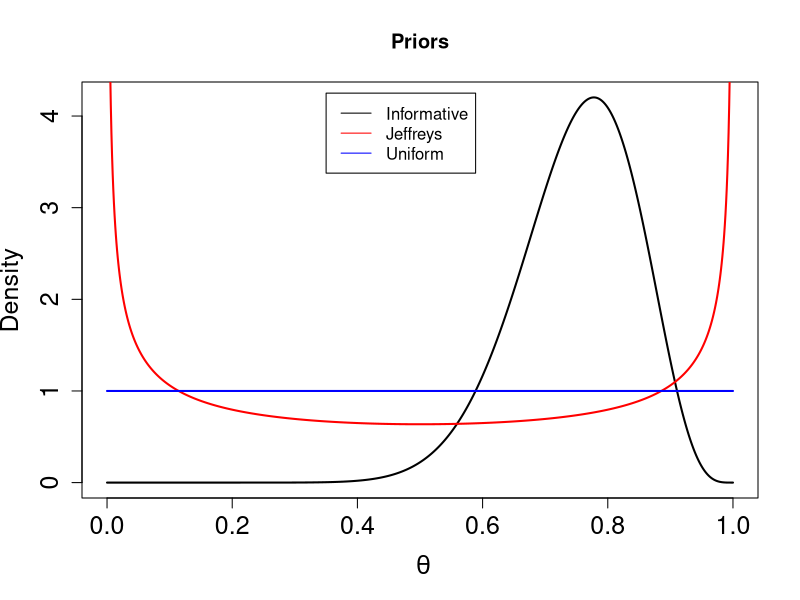
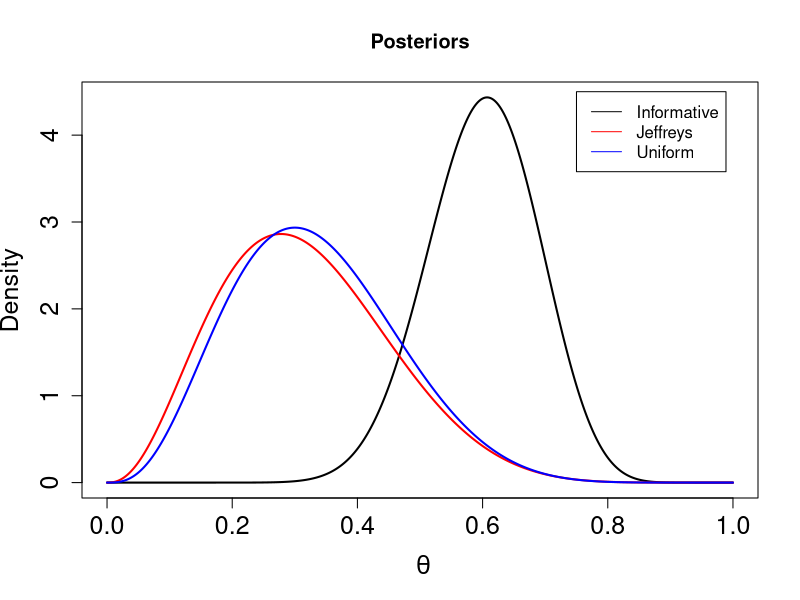
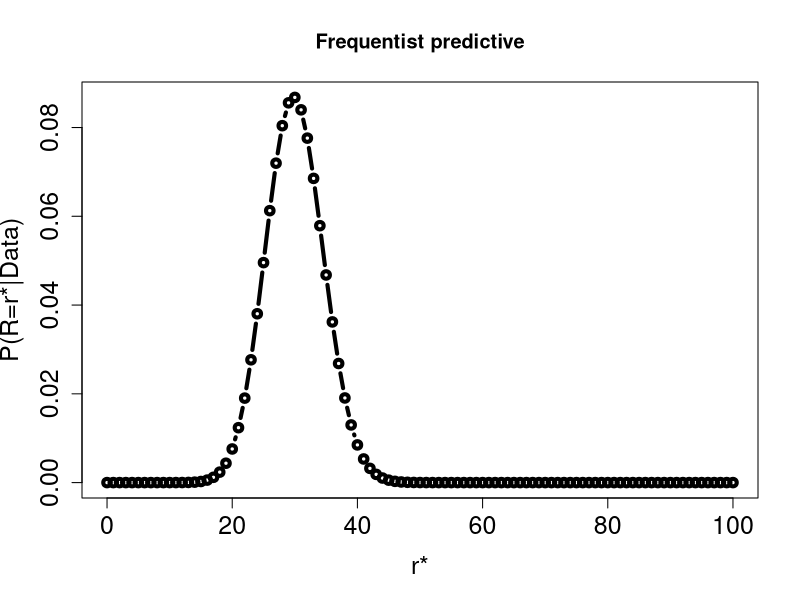
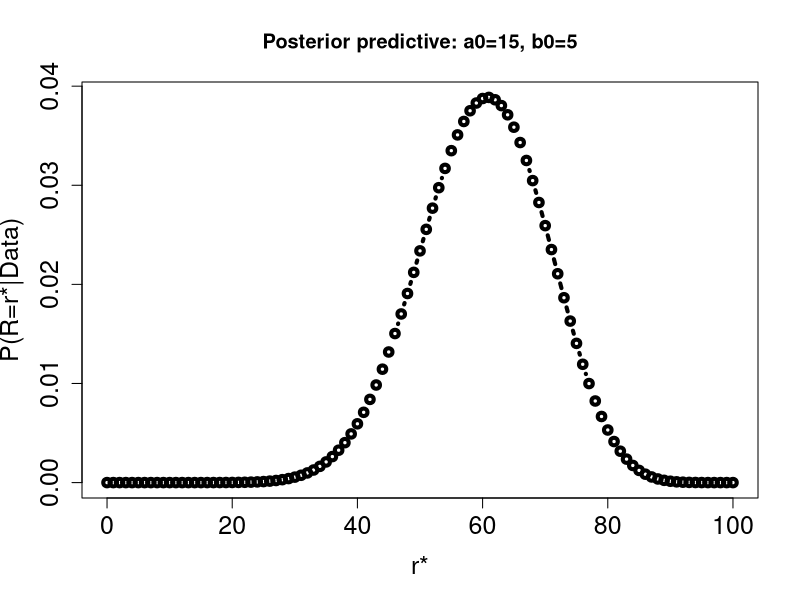
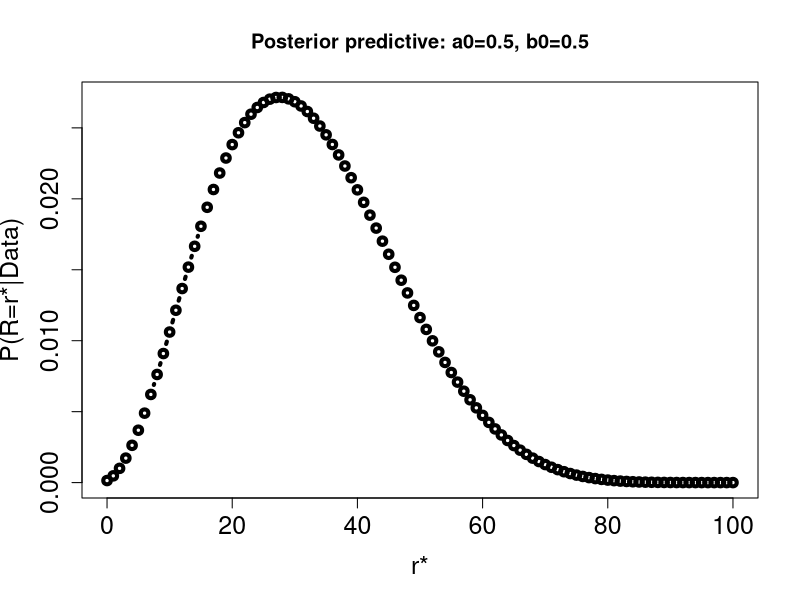
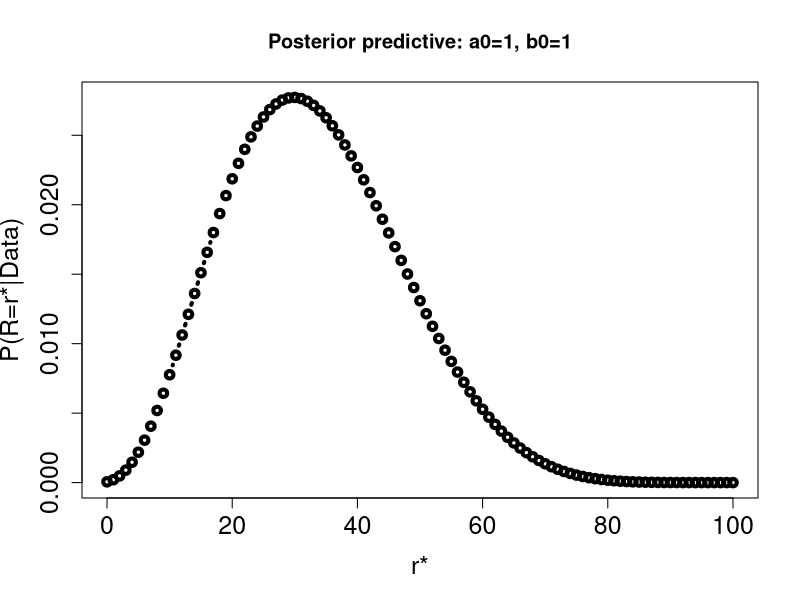
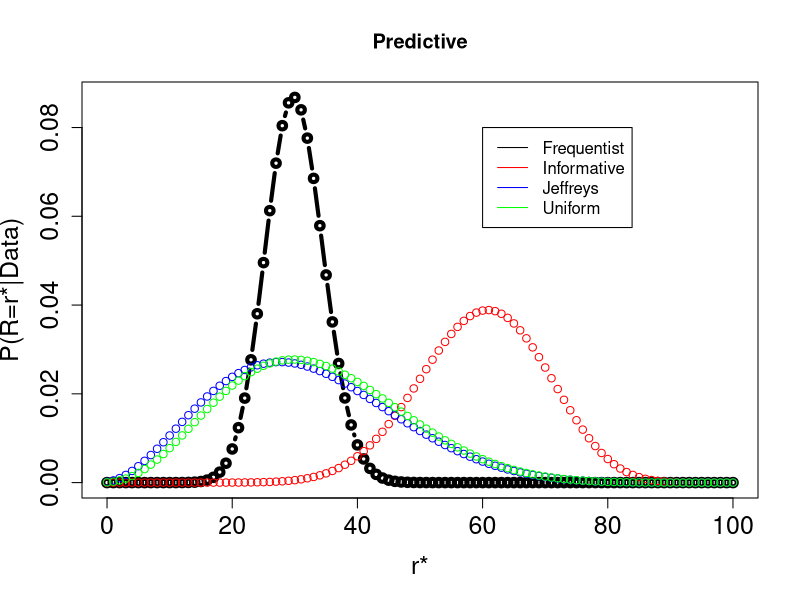

Reproduce these figures in R, in order.
rm(list=ls())

##############################################################################
# Priors
##############################################################################

# Testing the parameters for the informative prior
b0 <- 5
a0 <- 3*b0

pbeta(0.9, a0, b0) - pbeta(0.6, a0, b0)

# Priors
prior.inf <- Vectorize(function(t) dbeta(t,a0,b0)) # informative
prior.j <- Vectorize(function(t) dbeta(t,0.5,0.5)) # Jeffreys
prior.u <- Vectorize(function(t) dbeta(t,1,1)) # uniform

# Plots of the priors
curve(prior.inf, 0,1, n= 1000, lwd = 2, cex.axis = 1.5, xlab= ~theta, ylab = "Density", main = "Priors", col = "black", cex.lab = 1.5)
curve(prior.j, 0,1, n= 1000, lwd = 2, cex.axis = 1.5, xlab= ~theta, ylab = "Density", main = "Priors", col = "red", add = T)
curve(prior.u, 0,1, n= 1000, lwd = 2, cex.axis = 1.5, xlab= ~theta, ylab = "Density", main = "Priors", col = "blue", add = T)
# Add a legend
legend(0.35, 4.25, legend=c("Informative", "Jeffreys", "Uniform"),
       col=c("black","red", "blue"), lty=1, cex=1)



##############################################################################
# Posteriors 
##############################################################################

# Testing the parameters for the informative prior
n <- 10
x <- 3

# Priors
posterior.inf <- Vectorize(function(t) dbeta(t,x+a0,n-x+b0)) # informative
posterior.j <- Vectorize(function(t) dbeta(t,x+0.5,n-x+0.5)) # Jeffreys
posterior.u <- Vectorize(function(t) dbeta(t,x+1,n-x+1)) # uniform

# Plots of the priors
curve(posterior.inf, 0,1, n= 1000, lwd = 2, cex.axis = 1.5, xlab= ~theta, ylab = "Density", main = "Posteriors", col = "black", cex.lab = 1.5)
curve(posterior.j, 0,1, n= 1000, lwd = 2, cex.axis = 1.5, xlab= ~theta, ylab = "Density", main = "Posteriors", col = "red", add = T)
curve(posterior.u, 0,1, n= 1000, lwd = 2, cex.axis = 1.5, xlab= ~theta, ylab = "Density", main = "Posteriors", col = "blue", add = T)
# Add a legend
legend(0.75, 4.5, legend=c("Informative", "Jeffreys", "Uniform"),
       col=c("black","red", "blue"), lty=1, cex=1)



##############################################################################
# Posterior Means and MLE 
##############################################################################
library(knitr)

# Mean and variance of the Beta distribution
# a, b : shape parameters
MeanBeta <- function(a,b) a/(a+b)
VarianceBeta <- function(a,b) (a*b)/((a+b)^2*(a+b+1))

MLE <- x/n
PM.inf <- MeanBeta(x+a0,n-x+b0)
PM.j <- MeanBeta(x+0.5,n-x+0.5)
PM.u <- MeanBeta(x+1,n-x+1)

Estimators <- c(MLE, PM.inf, PM.j, PM.u)
Variances <- c(x*(n-x)/(n^3), VarianceBeta(x+a0,n-x+b0), VarianceBeta(0.5+x,n-x+0.5), VarianceBeta(1+x,n-x+1))
tab <- rbind(Estimators,Variances)
colnames(tab) <- c("Frequentist", "Informative", "Jeffreys", "Uniform")
kable(tab)


##############################################################################
# Predictive distributions
##############################################################################

# Beta Binomial Predictive distribution function
BetaBinom <- Vectorize(function(xp){
  log.val <- lchoose(np, xp) + lbeta(xp+a+x,b+n-x+np-xp) - lbeta(a+x,b+n-x)
  return(exp(log.val))
})

# Frequentist
np <- 100
plot(0:100,dbinom(0:100, size = np, prob = MLE),type="b",xlab="r*",ylab="P(R=r*|Data)", main = "Frequentist predictive",cex.axis= 1.5,cex.lab=1.5,lwd=4)


# Informative
n <- 10; x <- 3; np <- 100; a <- a0; b <- b0;
plot(0:np,BetaBinom(0:np),type="b",xlab="r*",ylab="P(R=r*|Data)", main = "Posterior predictive: a0=15, b0=5",cex.axis= 1.5,cex.lab=1.5,lwd=4)

# Jeffreys
n <- 10; x <- 3; np <- 100; a <- 0.5; b <- 0.5;
plot(0:np,BetaBinom(0:np),type="b",xlab="r*",ylab="P(R=r*|Data)", main = "Posterior predictive: a0=0.5, b0=0.5",cex.axis= 1.5,cex.lab=1.5,lwd=4)

# Uniform
n <- 10; x <- 3; np <- 100; a <- 1; b <- 1;
plot(0:np,BetaBinom(0:np),type="b",xlab="r*",ylab="P(R=r*|Data)", main = "Posterior predictive: a0=1, b0=1",cex.axis= 1.5,cex.lab=1.5,lwd=4)


# Overplot
np <- 100
plot(0:100,dbinom(0:100, size = np, prob = MLE),type="b",xlab="r*",ylab="P(R=r*|Data)", main = "Predictive",cex.axis= 1.5,cex.lab=1.5,lwd=4)
n <- 10; x <- 3; np <- 100; a <- a0; b <- b0;
points(0:np,BetaBinom(0:np),type="b", col = "red")
n <- 10; x <- 3; np <- 100; a <- 0.5; b <- 0.5;
points(0:np,BetaBinom(0:np),type="b", col = "blue")
n <- 10; x <- 3; np <- 100; a <- 1; b <- 1;
points(0:np,BetaBinom(0:np),type="b",col = "green")
# Add a legend
legend(60,0.08,legend=c("Frequentist","Informative", "Jeffreys", "Uniform"),
       col=c("black","red", "blue", "green"), lty=1, cex=1)



##############################################################################
# Credible intervals 
##############################################################################
library(knitr)

freq.CI <- c( MLE - 1.96*sqrt(x*(n-x)/(n^3)), MLE + 1.96*sqrt(x*(n-x)/(n^3)) )
Q.inf <- c(qbeta(0.025,x+a0,n-x+b0), qbeta(0.975,x+a0,n-x+b0))
Q.j <- c(qbeta(0.025,x+0.5,n-x+0.5),qbeta(0.975,x+0.5,n-x+0.5))
Q.u <- c(qbeta(0.025,x+1,n-x+1),qbeta(0.975,x+1,n-x+1))

Intervals <- cbind(freq.CI, Q.inf, Q.j, Q.u)
colnames(Intervals) <- c("Frequentist", "Informative", "Jeffreys", "Uniform")
rownames(Intervals) <- c("L","U")
kable(Intervals)
